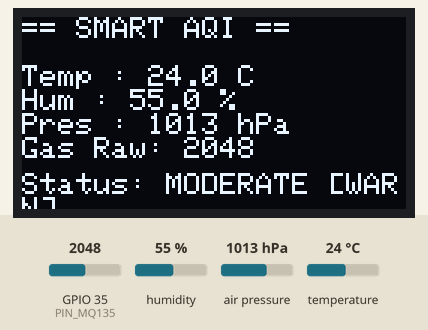
Recording of a sketch running on a simulated ESP32. Shown: 128×64 one-colour display. Inputs (shaded band) come from the test bench; at power-on: GPIO 35 (PIN_MQ135) = 2048, humidity 55 %, air pressure 1013 hPa, temperature 24 °C.

Above: at 2.7 s.
2.8 s: GPIO 35 (PIN_MQ135) set to 2145
At 3.9 s:
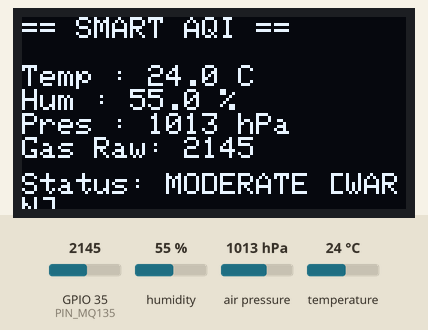
5.5 s: GPIO 35 (PIN_MQ135) set to 2272
At 6.5 s:
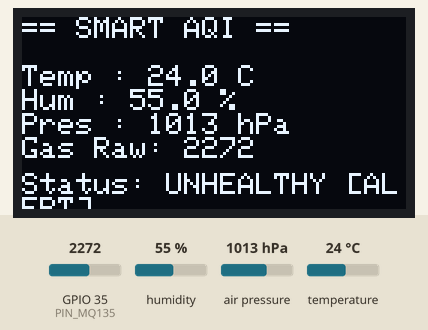
8.2 s: GPIO 35 (PIN_MQ135) set to 1160
At 10.4 s:
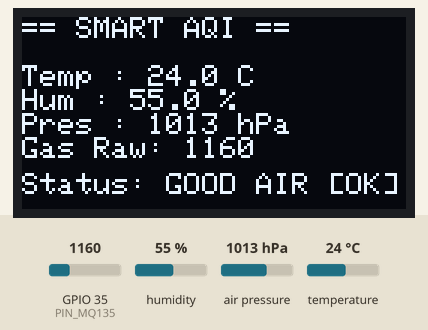
11.2 s: humidity set to 22 %
At 13.0 s:
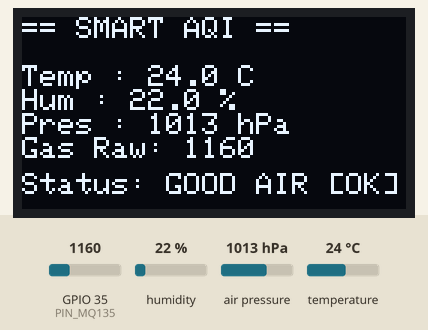
13.9 s: air pressure set to 952 hPa
At 16.9 s:
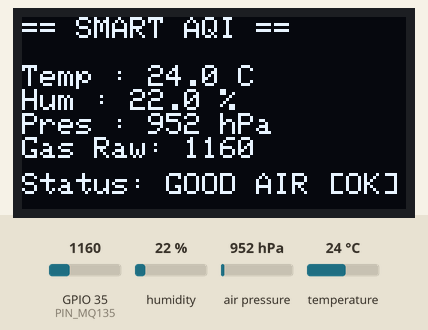
17.2 s: temperature set to 12 °C
At 18.4 s:
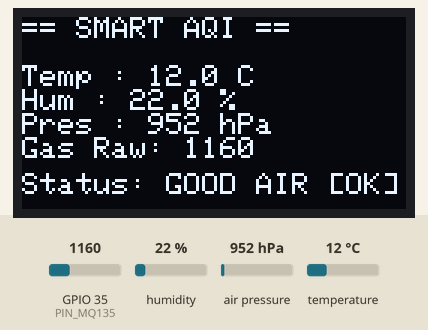
Timing chart, 0 to 20.2 s (numbered marks = the images above; inputs shaded):
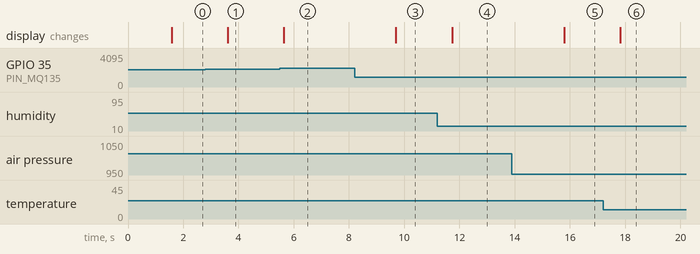

The sketch:

esp32-air-quality-monitor.ino
```cpp
// (licence header left out)
#include <Wire.h>
#include <Adafruit_Sensor.h>
#include <Adafruit_BME280.h>
#include <Adafruit_GFX.h>
#include <Adafruit_SSD1306.h>

#define SCREEN_WIDTH 128
#define SCREEN_HEIGHT 64
Adafruit_SSD1306 display(SCREEN_WIDTH, SCREEN_HEIGHT, &Wire, -1);
Adafruit_BME280 bme;

#define PIN_MQ135 35

void setup() {
 Serial.begin(115200);
 Wire.begin(21, 22);

 if (!display.begin(SSD1306_SWITCHCAPVCC, 0x3C)) {
 Serial.println("SSD1306 allocation failed");
 }
 display.clearDisplay();
 display.setTextColor(WHITE);
 display.setTextSize(1);
 display.setCursor(10, 25);
 display.println("Smart AirQ");
 display.display();

 if (!bme.begin(0x76, &Wire)) {
 Serial.println("BME280 not detected, check wiring.");
 }
 delay(1500);
}

void loop() {
 float temp = bme.readTemperature();
 float hum = bme.readHumidity();
 float pres = bme.readPressure() / 100.0F;
 int mqRaw = analogRead(PIN_MQ135);

 display.clearDisplay();
 display.setTextSize(1);
 display.setCursor(0, 0);
 display.println("== SMART AQI ==");
 display.setCursor(0, 16);
 display.printf("Temp : %.1f C\n", temp);
 display.printf("Hum : %.1f %%\n", hum);
 display.printf("Pres : %.0f hPa\n", pres);
 display.printf("Gas Raw: %d\n", mqRaw);

 display.setCursor(0, 52);
 if (mqRaw < 1200) {
 display.println("Status: GOOD AIR [OK]");
 } else if (mqRaw < 2200) {
 display.println("Status: MODERATE [WARN]");
 } else {
 display.println("Status: UNHEALTHY [ALERT]");
 }
 display.display();

 delay(2000);
}
```

Measured:
- the behaviour switches between 2199 and 2200 on GPIO 35 (PIN_MQ135) (found by bisection; images 1 and 2)
- after the input at 2.8 s, the display: changes after 0.81 s (image 1)
- after the input at 5.5 s, the display: changes after 0.14 s (image 2)
- after the input at 8.2 s, the display: changes after 1.5 s (image 3)
- after the input at 11.2 s, the display: changes after 0.53 s (image 4)
- after the input at 13.9 s, the display: changes after 1.9 s (image 5)
- after the input at 17.2 s, the display: changes after 0.62 s (image 6)
